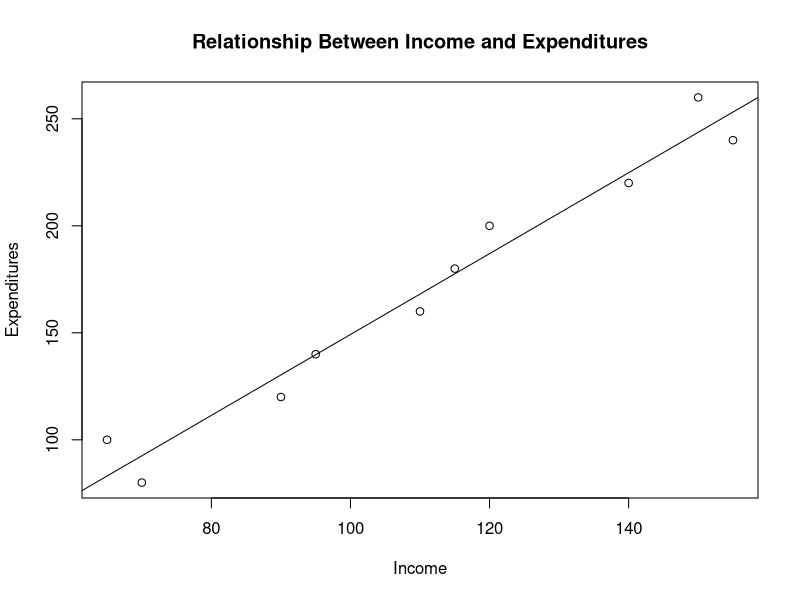

The R script that drew this image:
# clear all variables in the workspace
rm(list=ls(all=TRUE))

Income = c(80, 100, 120, 140, 160, 180, 200, 220, 240, 260)
Exp = c(70, 65, 90, 95, 110, 115, 120, 140, 155, 150)


SLR = function(predictor, target)
{
  sample.size = length(target)
  
  mean.predictor = mean(predictor)
  mean.target = mean(target)
  
  sxx = sum((predictor - mean.predictor)^2)
  sxy = sum((predictor - mean.predictor)*(target - mean.target))
  
  beta1.hat = sxy/sxx
  beta0.hat = mean.target - beta1.hat*mean.predictor
  
  target.fitted = beta0.hat + beta1.hat*predictor
  target.residuals = target - target.fitted
  sum.squared.residuals = sum(target.residuals^2)
  tss = sum((target - mean.target)^2)
  allprecited = sum(target.fitted)
  mss = sum((target.fitted - mean.target)^2)
  rss = sum((target - target.fitted)^2)
  rsquare = mss/tss
  
  
  degree.freedom = sample.size - 2
  mean.squared.error = sum.squared.residuals/degree.freedom
  standard.error = sqrt(mean.squared.error)
  
  beta0.hat.sample.variance = mean.squared.error*(1/sample.size + mean.predictor^2/sxx)
  beta0.hat.standard.error = sqrt(beta0.hat.sample.variance)
  
  beta1.hat.sample.variance = mean.squared.error/sxx
  beta1.hat.standard.error = sqrt(beta1.hat.sample.variance)
  
  t.beta0.hat = beta0.hat/beta0.hat.standard.error
  t.beta1.hat = beta1.hat/beta1.hat.standard.error
  
  p.value.beta0.hat = 2*pt(abs(t.beta0.hat), degree.freedom, lower.tail = F)
  p.value.beta1.hat = 2*pt(abs(t.beta1.hat), degree.freedom, lower.tail = F)
  
  
  cat("Mean of X = ", mean.predictor, "\n")
  cat("Mean of Y = ", mean.target, "\n")
  cat("Y-intercept (b0) = ", beta0.hat, "\n")
  cat("Regression Co-efficient (b1) = ", beta1.hat, "\n")
  cat("Y-Predicted = ", beta0.hat," + ",beta1.hat,"X", "\n")
  cat("Sum of the Product of Deviations of X and Y (Sxy) = ", sxy , "\n")
  cat("Sum of Deviations of X (Sxx) = ", sxx, "\n")
  cat("Sum of all Y-Predicted values is = ", allprecited , "\n")
  cat("Total Sum of Squares (TSS) = ", tss, "\n")
  cat("Model/Regression Sum of Squares (MSS/SSR) = ", mss , "\n")
  cat("Residual/Error Sum of Square (RSS/SSE) = ", rss , "\n")
  cat("Co-efficient of Determination (R^2) = ", rsquare , "\n")
  
  plot(predictor ~ target,
       xlab = "Income",
       ylab = "Expenditures",
       main = "Relationship Between Income and Expenditures")
  
  lm(predictor ~ target)
  abline(lm(predictor ~ target))
  
  
}

Exp.data = cbind(Income, Exp)
colnames(Exp.data) = c('Income', 'Expenditures')
Exp.data

# let's conduct simple linear regression on data by calling our function
Exp.regression <- SLR(Income, Exp)
Exp.regression





